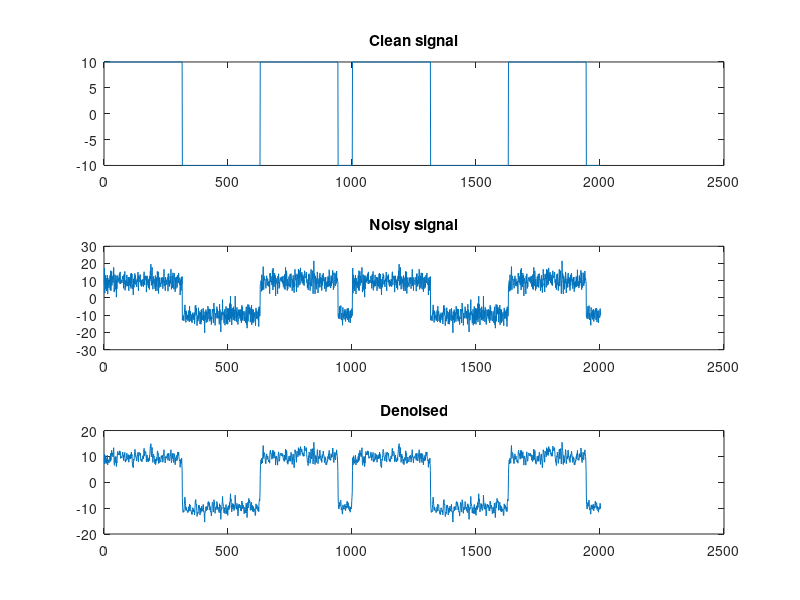

MATLAB code to generate this figure:
clear

t = (0:0.01:10)';

c = 10*square(t); 
clean = [c;c];
noisy = awgn(c,10,'measured');
g = [noisy;noisy];

f_old = ones(length(g),1); %initial guess

N = 10000; %# of iterations
k = 0.2;


for i=1:N
    d2f = [0;diff(f_old,2);0];
    grad_f = k*(f_old - g - d2f);
    f_new = f_old - grad_f;
    f_old = f_new;
    

end

figure(1)
clf
subplot(3,1,1)
plot(clean)
title('Clean signal')
%axis([0 10 -20 20])

subplot(3,1,2)
plot(g)
title('Noisy signal')
%axis([0 10 -20 20])

subplot(3,1,3)
plot(f_old)
title('Denoised')
%axis([0 10 -20 20])






